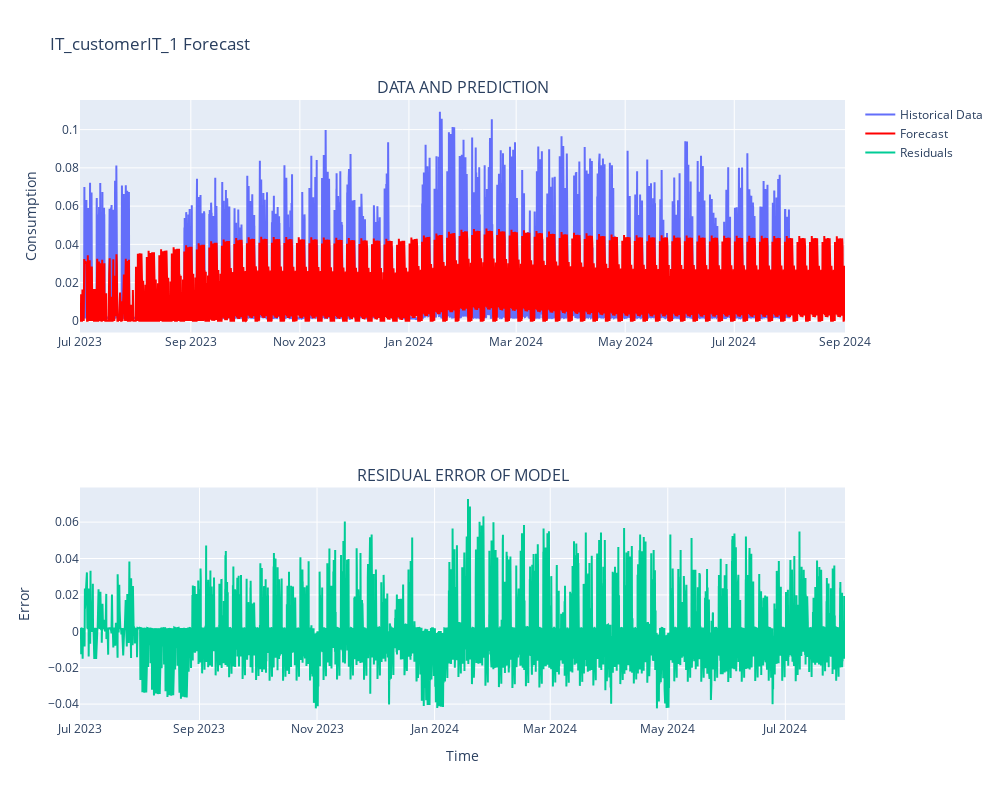

Here is the notebook cell this chart was saved with:
### Code cell
import plotly.express as px
from plotly.subplots import make_subplots
import plotly.graph_objects as go

# Rename forecast columns to match your naming convention
forecast_renamed = forecast.rename(columns={"ds": "time", "yhat": "Y"})

# Create figure with subplots
fig = make_subplots(rows=2, cols=1, subplot_titles=("DATA AND PREDICTION", "RESIDUAL ERROR OF MODEL"))

# Add traces to first subplot
fig.add_trace(
    go.Scatter(x=Y["time"], y=Y['consumption'], name="Historical Data"),
    row=1, col=1
)
fig.add_trace(
    go.Scatter(x=forecast_renamed["time"], y=forecast_renamed["Y"], name="Forecast", line=dict(color='red')),
    row=1, col=1
)


# Calculate and plot residuals for the overlapping period
merged_data = pd.merge(Y, forecast_renamed, on='time', how='inner')
residuals = merged_data['consumption'] - merged_data['Y']
fig.add_trace(
    go.Scatter(x=merged_data["time"], y=residuals, name="Residuals"),
    row=2, col=1
)
print(np.sum(np.abs(residuals)))

# Update layout
fig.update_layout(height=800, width=1000, title_text=f"{country}_{customer} Forecast")
fig.update_xaxes(title_text="Time", row=2, col=1)
fig.update_yaxes(title_text="Consumption", row=1, col=1)
fig.update_yaxes(title_text="Error", row=2, col=1)

# Save as interactive HTML
fig.write_html(f"{country}_{customer}_forecast_interactive.html")

# Display in notebook
fig.show()

### Figure 1 — Plotly figure (JSON) as saved in the notebook; plotly's stock layout.template omitted (floating-point values rounded to 4 significant figures; data arrays with more than 128 entries replaced by an {"elided": "..."} marker saying what was removed)
{"data": [{"name": "Historical Data", "type": "scatter", "x": {"elided": "9527 str values"}, "xaxis": "x", "y": {"elided": "9527 float values"}, "yaxis": "y"}, {"line": {"color": "red"}, "name": "Forecast", "type": "scatter", "x": {"elided": "9657 str values"}, "xaxis": "x", "y": {"elided": "9657 float values"}, "yaxis": "y"}, {"name": "Residuals", "type": "scatter", "x": {"elided": "8913 str values"}, "xaxis": "x2", "y": {"elided": "8913 float values"}, "yaxis": "y2"}], "layout": {"annotations": [{"font": {"size": 16}, "showarrow": false, "text": "DATA AND PREDICTION", "x": 0.5, "xanchor": "center", "xref": "paper", "y": 1, "yanchor": "bottom", "yref": "paper"}, {"font": {"size": 16}, "showarrow": false, "text": "RESIDUAL ERROR OF MODEL", "x": 0.5, "xanchor": "center", "xref": "paper", "y": 0.375, "yanchor": "bottom", "yref": "paper"}], "height": 800, "title": {"text": "IT_customerIT_1 Forecast"}, "width": 1000, "xaxis": {"anchor": "y", "domain": [0, 1]}, "xaxis2": {"anchor": "y2", "domain": [0, 1], "title": {"text": "Time"}}, "yaxis": {"anchor": "x", "domain": [0.625, 1], "title": {"text": "Consumption"}}, "yaxis2": {"anchor": "x2", "domain": [0, 0.375], "title": {"text": "Error"}}}}
